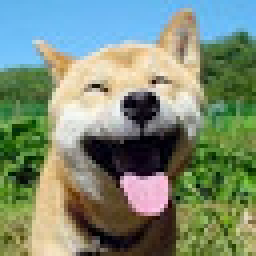
#> input picture darcycool/0000/photo.jpg, 64 x 64 px (shown 4 times larger)
$ python add_digits.py
#> lines starting #> are read from the running program, lines starting #| are printed output that depends on the picture
# -*- coding: utf-8 -*-
# 第 0000 题： 将你的 QQ 头像（或者微博头像）右上角加上红色的数字，类似于微信未读信息数量那种提示效果。 类似于图中效果

from PIL import Image, ImageDraw, ImageFont

dogIm = Image.open('photo.jpg')
#> dogIm is the input picture: PIL image 64x64 RGB; mean R, G, B 123.4, 139.6, 118
width, high = dogIm.size
#> width = 64; high = 64
draw = ImageDraw.Draw(dogIm)
draw.text((width - 10, 0), '4', fill='red', font=ImageFont.truetype('Avenir.ttc', 10))
dogIm.save('dog.jpg')
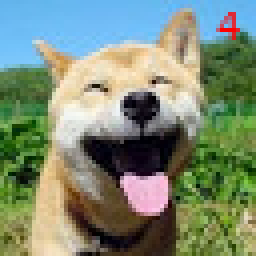
#> saved as dog.jpg: PIL image 64x64 RGB (shown 4 times larger); mean R, G, B 123.9, 139, 117.2
